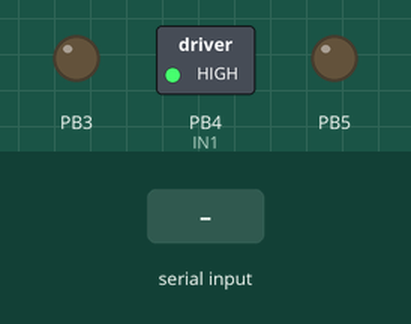
Bench run of a sketch on a simulated ATtiny85, built with avr-gcc and run on an emulated ATtiny85. Shown: switched loads named in the sketch (green lamp = pin HIGH), output pins drawn as LEDs (lit = HIGH). The inputs (shaded band) are chosen by the test bench. What the sketch prints to the serial monitor is not drawn.

Above: at 1.2 s.
1.3 s: "f" received over Serial
At 2.7 s:
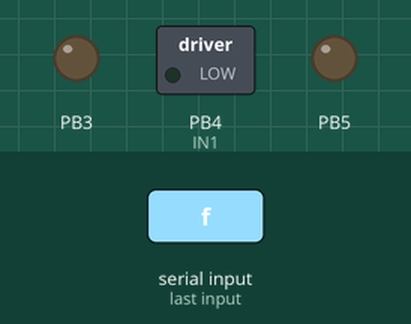
3.1 s: byte 50 ('2') received over Serial
At 3.9 s:
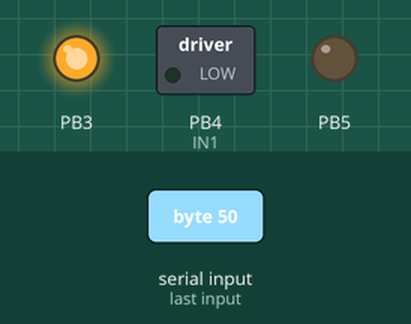
4.6 s: "b" received over Serial
At 4.76 s:
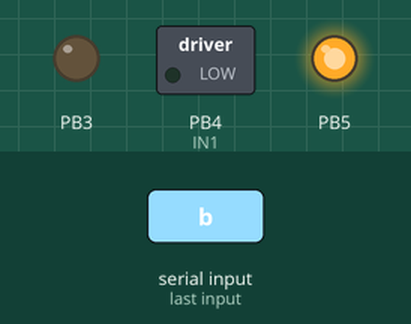
6.4 s: "w" received over Serial
At 7.6 s:
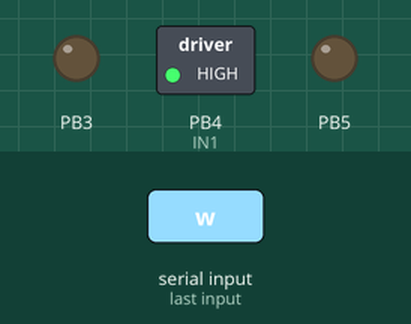
7.9 s: byte 50 ('2') received over Serial
At 8.7 s:
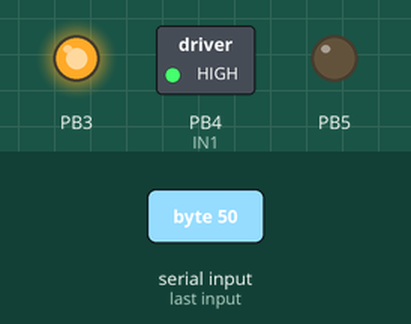
9.4 s: "x" received over Serial
At 9.9 s:
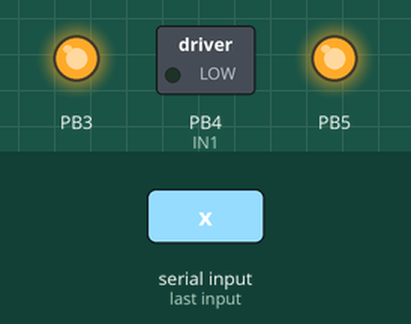
Timing chart, 0 to 11.9 s (numbered marks = the images above; inputs shaded):
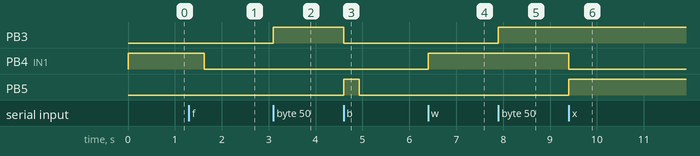

The sketch:

lab2_wheelsBasicBT.ino
```cpp
#include "Wheels.h"
#include "TimerOne.h"
#define IN1 4
#define IN2 5

//1,2,A -lewo

//3,4,B - prawo
#define IN3 6
#define IN4 7

#define ENA 11
#define ENB 3
#define SPEED 60
#define BEEPER 13

Wheels w;
volatile char cmd;

void setup() {
  // put your setup code here, to run once:
  w.attach(IN1,IN2,ENA,IN4,IN3,ENB);
  pinMode(BEEPER, OUTPUT);
  Timer1.initialize();
  Serial.begin(9600);
  Serial.println("Forward: WAD");
  w.forward();
  w.setSpeed(100);
  Serial.println("Back: ZXC");
  Serial.println("Stop: S");

}

void loop() {
  while(Serial.available())
  {
    cmd = Serial.read();
    switch(cmd)
    {
      case 'f': w.goForward(10);break;
      case 'b': w.goBack(10);break;
      case 'w': w.forward(); break;
      case 'x': w.back(); BackBeeper(); break;
      case 'a': w.forwardLeft(); break;
      case 'd': w.forwardRight(); break;
      case 'z': w.backLeft(); break;
      case 'c': w.backRight(); break;
      case 's': Clear(); w.stop(); break;
      case '1': w.setSpeedLeft(75); break;
      case '2': w.setSpeedLeft(200); break;
      case '9': w.setSpeedRight(75); break;
      case '0': w.setSpeedRight(200); break;
      case '5': w.setSpeed(100); break;
    }
  }
}

void Clear(){
    Timer1.detachInterrupt();
    digitalWrite(BEEPER, LOW);

  }
// aktualizuje Timer1 aktualną wartością intPeriod
void BackBeeper() {
  Timer1.detachInterrupt();
  Timer1.attachInterrupt(doBeep, 500000);
}

void doBeep() {
  digitalWrite(BEEPER, digitalRead(BEEPER) ^ 1);
}
```

Wheels.cpp
```cpp
#include <Arduino.h>

#include "Wheels.h"
#include "TimerOne.h"

#define BEEPER 13
#define SET_MOVEMENT(side,f,b) digitalWrite( side[0], f);\
                               digitalWrite( side[1], b)

Wheels::Wheels()
{
  this->cnt1 = 0;
  this->cnt1 = 0;

}

void Wheels::attachRight(int pF, int pB, int pS)
{
    pinMode(pF, OUTPUT);
    pinMode(pB, OUTPUT);
    pinMode(pS, OUTPUT);
    this->pinsRight[0] = pF;
    this->pinsRight[1] = pB;
    this->pinsRight[2] = pS;
}


void Wheels::attachLeft(int pF, int pB, int pS)
{
    pinMode(pF, OUTPUT);
    pinMode(pB, OUTPUT);
    pinMode(pS, OUTPUT);
    this->pinsLeft[0] = pF;
    this->pinsLeft[1] = pB;
    this->pinsLeft[2] = pS;
}

void Wheels::setSpeedRight(uint8_t s)
{
    analogWrite(this->pinsRight[2], s);
}

void Wheels::setSpeedLeft(uint8_t s)
{
    analogWrite(this->pinsLeft[2], s);
}

void Wheels::setSpeed(uint8_t s)
{
    setSpeedLeft(s);
    setSpeedRight(s);
}

void Wheels::attach(int pRF, int pRB, int pRS, int pLF, int pLB, int pLS)
{
    this->attachRight(pRF, pRB, pRS);
    this->attachLeft(pLF, pLB, pLS);
}

void Wheels::forwardLeft()
{
    SET_MOVEMENT(pinsLeft, HIGH, LOW);
}

void Wheels::forwardRight()
{
    SET_MOVEMENT(pinsRight, HIGH, LOW);
}

void Wheels::backLeft()
{
    SET_MOVEMENT(pinsLeft, LOW, HIGH);
}

void Wheels::backRight()
{
    SET_MOVEMENT(pinsRight, LOW, HIGH);
}

void Wheels::forward()
{
    this->forwardLeft();
    this->forwardRight();
}

void Wheels::back()
{
    this->backLeft();
    this->backRight();

}

void Wheels::stopLeft()
{
    SET_MOVEMENT(pinsLeft, LOW, LOW);
}

void Wheels::stopRight()
{
    SET_MOVEMENT(pinsRight, LOW, LOW);
}

void Wheels::stop()
{
    this->stopLeft();
    this->stopRight();
}


void Wheels::goForward(int cm)
{

	this->setSpeed(100);
	this->forward();
	delay(33*cm);
	this->stop();

}

void Wheels::goBack(int cm)
{
  this->stop();
  this->setSpeed(100);
	this->back();
	delay(33*cm);
	this->stop();
}
```

Wheels.h
```cpp
/*
 * prosta implementacja klasy obsługującej
 * silniki pojazdu za pośrednictwem modułu L298
 *
 * Sterowanie odbywa się przez:
 * 1)  powiązanie odpowiednich pinów I/O Arduino metodą attach()
 * 2)  ustalenie prędkości setSpeed*()
 * 3)  wywołanie funkcji ruchu
 *
 * TODO:
 *  - zabezpieczenie przed ruchem bez attach()
 *  - ustawienie domyślnej prędkości != 0
 */


#include <Arduino.h>


#ifndef Wheels_h
#define Wheels_h


class Wheels {
    public:
        Wheels();
        /*
         *  pinForward - wejście "naprzód" L298
         *  pinBack    - wejście "wstecz" L298
         *  pinSpeed   - wejście "enable/PWM" L298
         */
        void attachRight(int pinForward, int pinBack, int pinSpeed);
        void attachLeft(int pinForward, int pinBack, int pinSpeed);
        void attach(int pinRightForward, int pinRightBack, int pinRightSpeed,
                    int pinLeftForward, int pinLeftBack, int pinLeftSpeed);
        /*
         *  funkcje ruchu
         */
        void forward();
        void forwardLeft();
        void forwardRight();
        void back();
        void backLeft();
        void backRight();
        void stop();
        void stopLeft();
        void stopRight();
        /*
         *  ustawienie prędkości obrotowej (przez PWM)
         *   - minimalna efektywna wartość 60
         *      może zależeć od stanu naładowania baterii
         */
        void setSpeed(uint8_t);
        void setSpeedRight(uint8_t);
        void setSpeedLeft(uint8_t);
        volatile int cnt1;
        volatile int cnt2;
	void goForward(int cm);
	void goBack(int cm);
    private:
        int pinsRight[3];
        int pinsLeft[3];
};


#endif
```

Measured:
- after the input at 1.3 s, PB4 (IN1): HIGH → LOW after 0.33 s
- after the input at 3.1 s, PB3: LOW → HIGH at once
- after the input at 4.6 s, PB3: HIGH → LOW at once; PB5: LOW → HIGH at once, → LOW 0.33 s later
- after the input at 6.4 s, PB4 (IN1): LOW → HIGH at once
- after the input at 7.9 s, PB3: LOW → HIGH at once
- after the input at 9.4 s, PB4 (IN1): HIGH → LOW at once; PB5: LOW → HIGH at once
